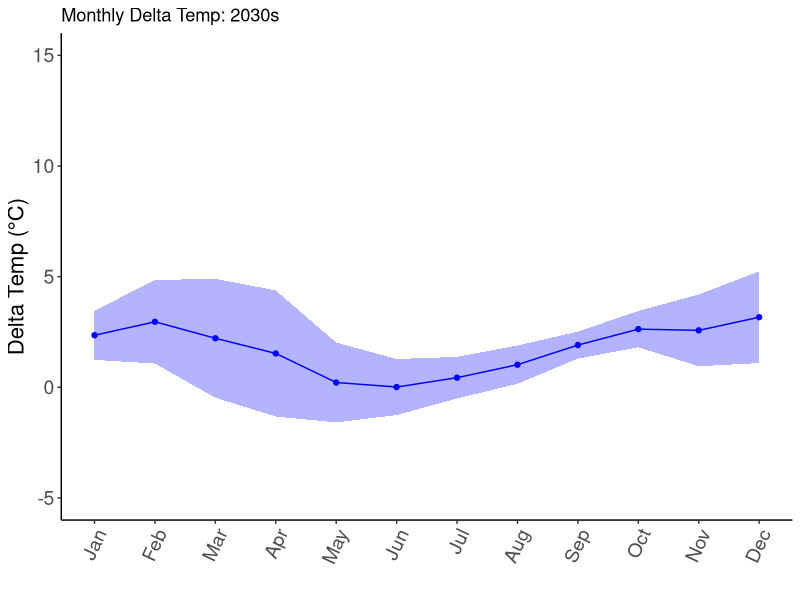
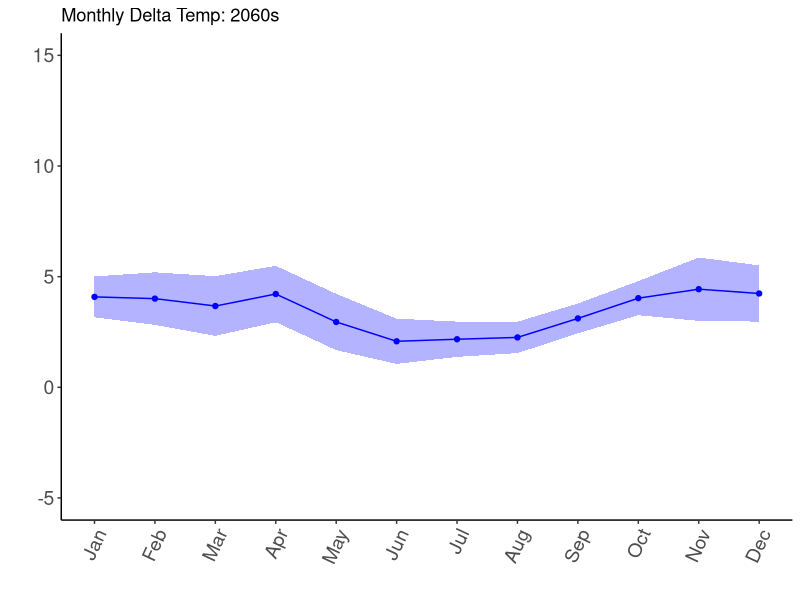
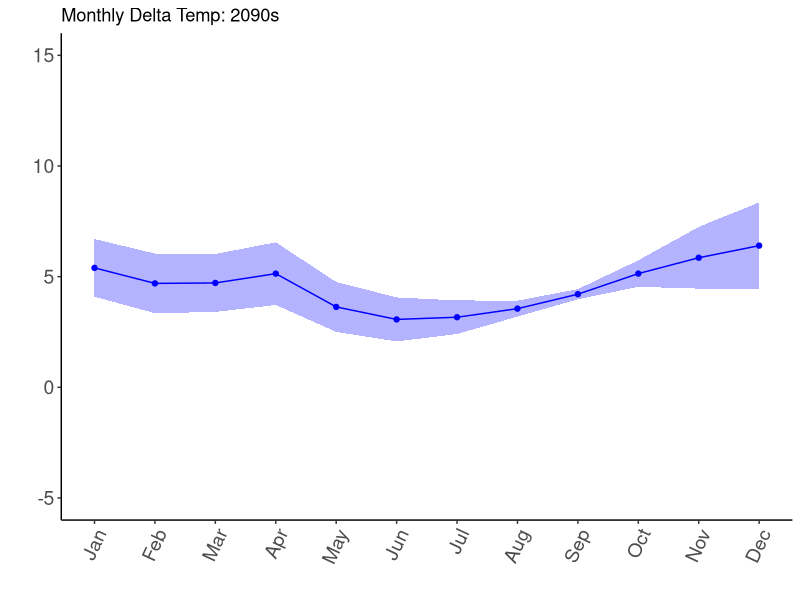
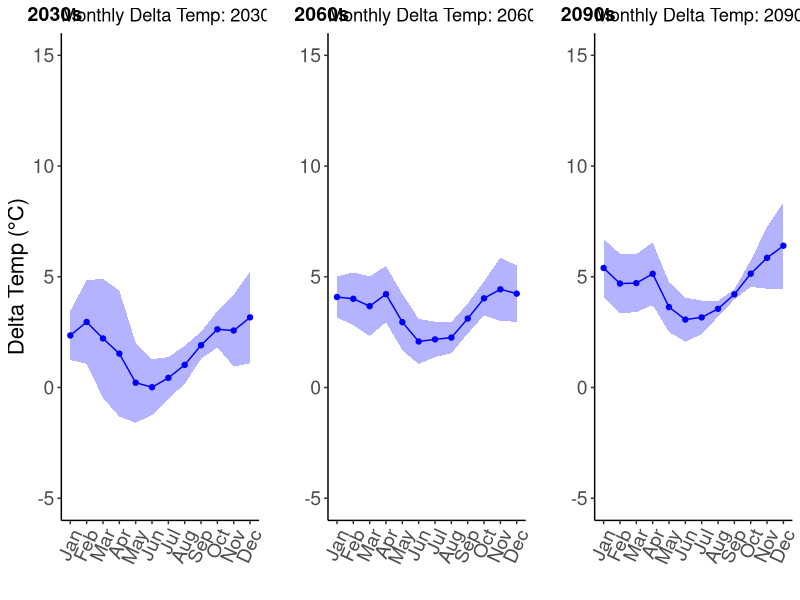

Generate these figures, in order, with R:
#YF Monthly Temp Changes RCP 4.5

rm(list = ls())

# Load required libraries
library(dplyr)
library(ggplot2)
library(ggpubr)
library(lubridate)

# Read in the dataset (update file path as necessary)
# Assuming the dataset is stored in a CSV file
Mod_YF45 <- read.csv("Mod_YF45.csv")

# Convert 'time' to Date and extract year and month
Mod_YF45$time <- as.Date(Mod_YF45$time, format = "%Y-%m-%d")
Mod_YF45$Year <- year(Mod_YF45$time)
Mod_YF45$Month <- format(Mod_YF45$time, "%B")

# Calculate monthly averages for each decade
calculate_monthly_averages <- function(data, decade_start, decade_end) {
  # Initialize empty dataframe to store monthly averages
  monthly_avg_table <- data.frame(Pond = character(), Month = factor(), AvgTemp = numeric(), Year = integer(), stringsAsFactors = FALSE)
  
  # Loop through each year in the decade
  for (yr in decade_start:decade_end) {
    yearly_data <- data %>%
      filter(Year == yr)
    
    # Loop through each pond
    for (pond_name in unique(data$pond_name)) {
      pond_data <- yearly_data %>%
        filter(pond_name == pond_name)
      
      # Loop through each month
      for (month in month.name) {
        monthly_data <- pond_data %>%
          filter(Month == month)
        
        # Calculate the mean of 'med' for the current month
        avg_temp <- mean(monthly_data$med, na.rm = TRUE)
        
        # Append results to monthly_avg_table dataframe
        monthly_avg_table <- rbind(
          monthly_avg_table,
          data.frame(Pond = pond_name, Month = factor(month, levels = month.name), AvgTemp = avg_temp, Year = yr)
        )
      }
    }
  }
  
  return(monthly_avg_table)
}

# Calculate monthly averages for the historical and projected decades
monthly_means <- calculate_monthly_averages(Mod_YF45, 2012, 2020)
monthly_avg_2030s <- calculate_monthly_averages(Mod_YF45, 2030, 2039)
monthly_avg_2060s <- calculate_monthly_averages(Mod_YF45, 2060, 2069)
monthly_avg_2090s <- calculate_monthly_averages(Mod_YF45, 2090, 2099)

# Combine all datasets into one dataframe and add a Decade column
monthly_means <- monthly_means %>% mutate(Decade = "2020s")
monthly_avg_2030s <- monthly_avg_2030s %>% mutate(Decade = "2030s")
monthly_avg_2060s <- monthly_avg_2060s %>% mutate(Decade = "2060s")
monthly_avg_2090s <- monthly_avg_2090s %>% mutate(Decade = "2090s")

combined_monthly_avg <- bind_rows(monthly_means, monthly_avg_2030s, monthly_avg_2060s, monthly_avg_2090s)
str(combined_monthly_avg)

# Calculate the difference from the reference year (2020s)
reference_year_avg <- combined_monthly_avg %>%
  filter(Decade == "2020s") %>%
  group_by(Month) %>%
  summarise(avg_temp_ref_year = mean(AvgTemp, na.rm = TRUE))

combined_monthly_avg <- combined_monthly_avg %>%
  left_join(reference_year_avg, by = "Month") %>%
  mutate(diff_AvgTemp = AvgTemp - avg_temp_ref_year)

# Filter out the reference decade for further analysis
DeltaMonthly_YF45 <- combined_monthly_avg %>% filter(Decade != "2020s")

# Group by Month and Decade, calculate mean and standard deviation of differences
summary_stats2 <- DeltaMonthly_YF45 %>%
  mutate(Month = format(as.Date(paste0(Month, " 1 2000"), "%B %d %Y"), "%m")) %>%  # Standardize month to numeric
  group_by(Month, Decade) %>%
  summarise(
    mean_diff_AvgTemp = mean(diff_AvgTemp, na.rm = TRUE),
    sd_diff_AvgTemp = sd(diff_AvgTemp, na.rm = TRUE),
    .groups = "drop"
  )
summary_stats2

# Function to create plots for each decade
create_plot <- function(data, decade_label, y_label = "Delta Temp (°C)") {
  data <- data %>% mutate(Month = as.numeric(Month))  # Convert Month to numeric for plotting
  
  ggplot(data, aes(x = Month)) +
    geom_point(aes(y = mean_diff_AvgTemp), color = "blue") +
    geom_line(aes(y = mean_diff_AvgTemp), color = "blue") +
    geom_ribbon(aes(ymin = mean_diff_AvgTemp - sd_diff_AvgTemp, 
                    ymax = mean_diff_AvgTemp + sd_diff_AvgTemp), 
                fill = "blue", alpha = 0.3) +
    scale_x_continuous(breaks = 1:12, labels = month.abb) +
    ylim(-5, 15) +
    theme_classic() +
    labs(x = "", y = y_label, title = paste("Monthly Delta Temp:", decade_label)) +
    theme(
      axis.text.x = element_text(angle = 65, hjust = 1),
      axis.title = element_text(size = 16),
      axis.text = element_text(size = 14)
    )
}

# Create plots for each decade
MonthlyStats_2030 <- summary_stats2 %>% filter(Decade == "2030s")
MonthlyStats_2060 <- summary_stats2 %>% filter(Decade == "2060s")
MonthlyStats_2090 <- summary_stats2 %>% filter(Decade == "2090s")

MonthlyStats_2030Plot <- create_plot(MonthlyStats_2030, "2030s")
MonthlyStats_2030Plot
MonthlyStats_2060Plot <- create_plot(MonthlyStats_2060, "2060s", y_label = "")
MonthlyStats_2060Plot
MonthlyStats_2090Plot <- create_plot(MonthlyStats_2090, "2090s", y_label = "")
MonthlyStats_2090Plot

# Combine the plots into a single panel
DeltaMonth_YF45_plot <- ggarrange(
  MonthlyStats_2030Plot, 
  MonthlyStats_2060Plot, 
  MonthlyStats_2090Plot, 
  ncol = 3, 
  labels = c("2030s", "2060s", "2090s")
)
DeltaMonth_YF45_plot

# Save the combined plot
ggsave("Corr_DeltaMonthYF45.png", plot = DeltaMonth_YF45_plot, width = 12, height = 3)

# Save data as CSV files for each decade
write.csv(MonthlyStats_2030, file = "Corr_MonthlyStatsYF45_2030.csv", row.names = FALSE)
write.csv(MonthlyStats_2060, file = "Corr_MonthlyStatsYF45_2060.csv", row.names = FALSE)
write.csv(MonthlyStats_2090, file = "Corr_MonthlyStatsYF45_2090.csv", row.names = FALSE)
